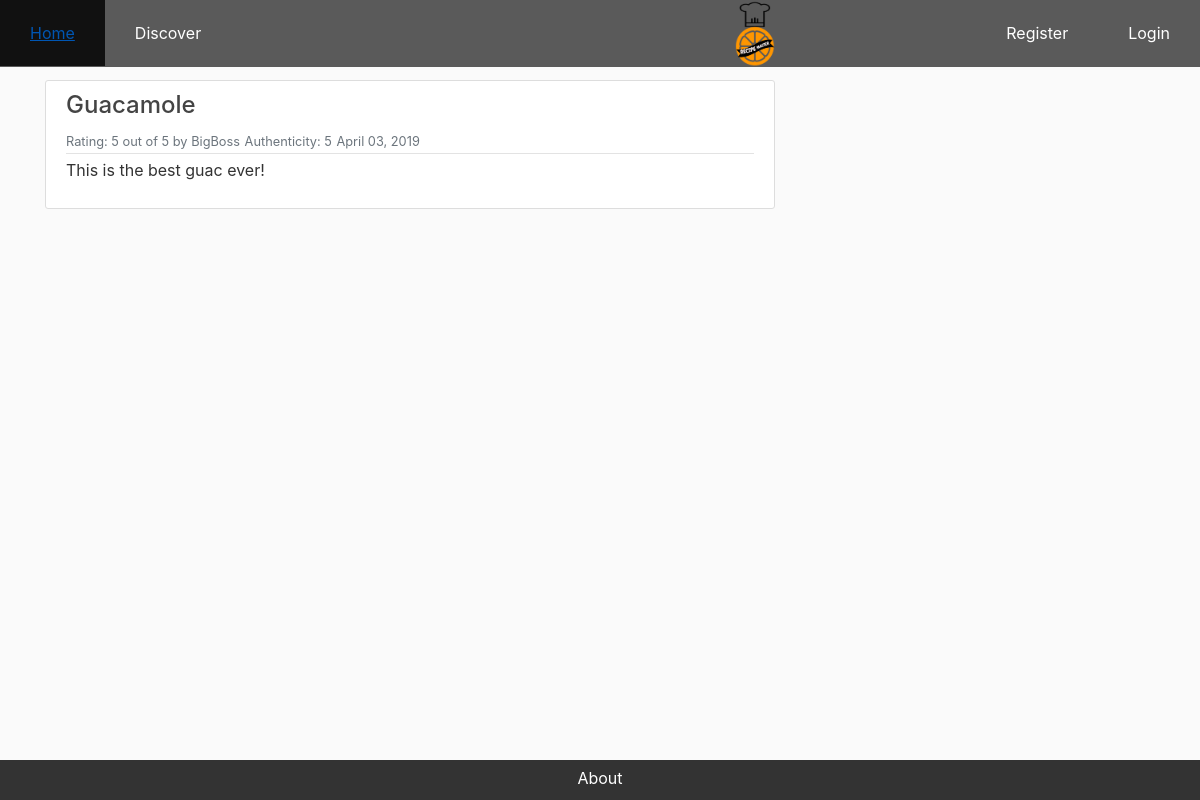
The page /reviews/ on the database as committed earlier.
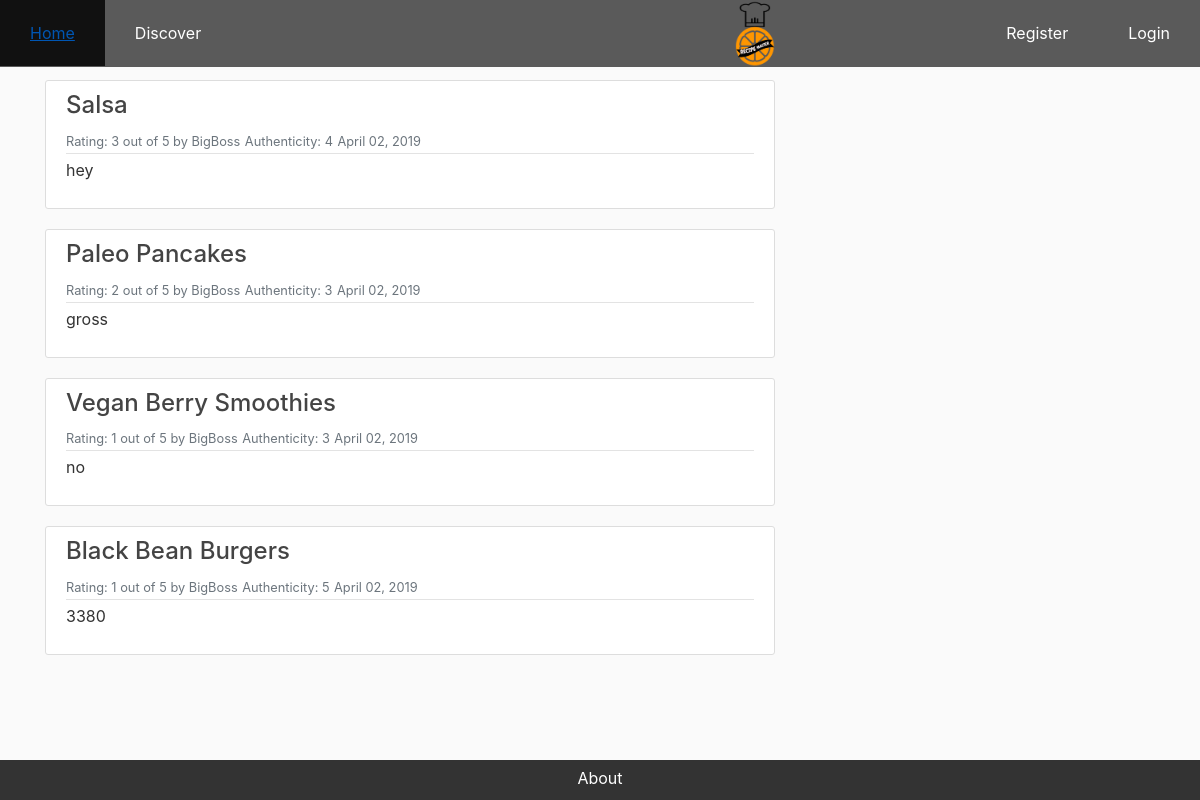
The same page on the database as committed later.
### master_app/models.py (models this page shows, shortened)
class Review(models.Model):
    review_name = models.CharField(max_length=100, default='')
    RATING_CHOICES = ((1, 1), (2, 2), (3, 3), (4, 4), (5, 5))
    rating = models.PositiveSmallIntegerField('Overall Rating (stars) ', blank=False, default = 3, choices = RATING_CHOICES)
    authenticityRating = models.PositiveSmallIntegerField('Authenticity Rating (stars) ', blank=False, default = 3, choices = RATING_CHOICES)
    comment = models.TextField(blank=True, null=True)
    user = models.ForeignKey(User, default=1, on_delete=models.CASCADE)
    date = models.DateField(default=date.today)
    recipe = models.ForeignKey(Recipe, on_delete=models.CASCADE)

class Recipe(models.Model):
    recipe_name = models.CharField(max_length=100)
    country = models.CharField(max_length=100, default='')
    category_choices = ((1, 'Vegan'), (2, 'Keto'), (3, 'Paleo'), (4, 'Vegetarian'), (5, 'General'))
    category = models.PositiveSmallIntegerField('Category', blank=False, default = 5, choices = category_choices)
    description = models.CharField(max_length=200, default='')
    calories = MinMaxFloat(min_value=0.0, max_value=10000.0, default=0.0)
    meal_PrepTime_Minutes= MinMaxFloat(min_value=5.0, max_value=10000.0)
    image = models.ImageField(default='food_default.jpg', upload_to='recipe_pics')
    ingredients_list = models.TextField(max_length=500, default='')
    instructions = models.TextField(max_length=1000, default='')
    date_posted = models.DateTimeField(default=timezone.now)
    recipe_creator = models.ForeignKey(User, on_delete=models.CASCADE)

### master_app/views.py (the view)
# urls.py: path('reviews/', views.review_list, name='review_list'),
def review_list(request):
    latest_review_list = Review.objects.order_by('-date')[:9]
    context = {'latest_review_list': latest_review_list}
    return render(request, 'master_app/review_list.html', context)

### master_app/templates/master_app/review_list.html (shortened to what this page needs)
{% extends "master_app/base.html" %}
{% load crispy_forms_tags %}
{% block content %}
{% if latest_review_list %}
    {% for review in latest_review_list %}
        <article class="media content-section">
          <div class="media-body">
            <div class="article-metadata">
                <h4>{{review.recipe.recipe_name}}</h4>
                <small class="text-muted">Rating: {{ review.rating}} out of 5 by {{review.user}}</small>
                <small class="text-muted"> Authenticity: {{ review.authenticityRating}}</small>
                <small class="text-muted">{{ review.date|date:"F d, Y" }}</small>
            </div>
            <p class="article-content">{{ review.comment }}</p>
          </div>
        </article>
    {% endfor %}
</div>
    {% else %}
<p>No reviews are available.</p>
{% endif %}
{% endblock content %}

### master_app/templates/master_app/base.html (shortened to what this page needs)
{% load static %}
{% load static %}
<!DOCTYPE HTML>
<html>
<head>
        <head>
            <link rel="stylesheet" href="https://stackpath.bootstrapcdn.com/bootstrap/4.2.1/css/bootstrap.min.css">
            <link rel="stylesheet" type="text/css" href="{% static 'master_app/main.css' %}">
            <link rel="stylesheet" type ="text/css" href="main.css">
        </head>
</head>
<body>
    <header class="site-header">
        <div class="row">
        <div class="head fixed-top">
            <ul>
                <li  style="float:left"><a class="active"  href="{% url 'master-home' %}">Home</a></li>
                <li style="float:left"><a href="{% url 'master-discover' %}">Discover</a></li>
                <li style="float:center"><img class="logo" src="/media/ORANGE.png"></li>
                {% if user.is_authenticated %}
                    <li style="float:right"><a href="{% url 'recipe-create' %}">New Recipe</a></li>
                    <li style="float:right"><a href="{% url 'profile' %}">Profile</a></li>
                    <li style="float:right"><a href="{% url 'logout' %}">Logout</a></li>
                {% else %}
                    <li style="float:right"><a href="{% url 'login' %}">Login</a></li>
                    <li style="float:right"><a href="{% url 'register' %}">Register</a></li>
                {% endif %}
            </ul>
        </div>
        </div>
        <div class="bottom fixed-bottom bot">
            <div class="text-center">
                <a style="color:white;" class="about" href="{% url 'master-about' %}">About</a>
            </div>
        </div>
    </header>
    <main role="main" class="container">
        <div class="row">
            <div class="col-md-8">
                {% block content %}{% endblock %}
            </div>
    </main>
</body>
</html>

### master_app/static/master_app/main.css (style rules this page uses)
body { background: #fafafa; color: #333333; margin-top: 5rem; }
h1, h2, h3, h4, h5, h6 { color: #444444; }
ul { margin: 0; }
.content-section { background: #ffffff; padding: 10px 20px; border: 1px solid #dddddd; border-radius: 3px; margin-bottom: 20px; }
.article-content { white-space: pre-line; }
.article-metadata { padding-bottom: 1px; margin-bottom: 4px; border-bottom: 1px solid #e3e3e3 }

### master_app/templates/master_app/base.html (style rules this page uses)
ul { height: 10%; list-style-type: none; margin: 0; padding: 0; overflow: hidden; background-color: rgba(51,51,51,0.8); }
.bot { height: 5%; margin: 0; padding: .5%; overflow: hidden; background-color: #333; text-decoration-color: white; }
a:link { color: white; }
li { float: left; }
li a { display: block; color: white; text-align: center; padding: 21px 30px; text-decoration: none; }
.active { height: 10%; background-color: #556C5B; }
li img { display: inline-block; vertical-align: top; width: 20%; height: 10%; margin-left: 80%; }

Rows that differ between the two databases and show on the page:
changed Review: recipe.recipe_name "Guacamole" → "Salsa"; rating "5" → "3"; authenticityRating "5" → "4"; date "April 03, 2019" → "April 02, 2019"; comment "This is the best guac ever!" → "hey"
added Review: recipe.recipe_name "Paleo Pancakes", rating "2", user "BigBoss", authenticityRating "3", date "April 02, 2019", comment "gross"
added Review: recipe.recipe_name "Vegan Berry Smoothies", rating "1", user "BigBoss", authenticityRating "3", date "April 02, 2019", comment "no"
added Review: recipe.recipe_name "Black Bean Burgers", rating "1", user "BigBoss", authenticityRating "5", date "April 02, 2019", comment "3380"
